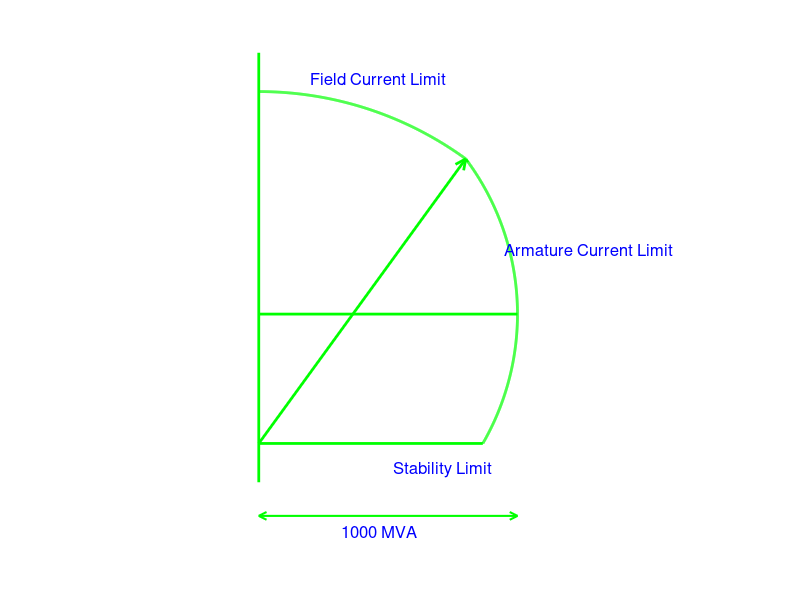

Here is the MATLAB script that generated this plot:
%EE516 Powersystems Power System PQ Curve Analysis 
%Name: Mulualem Ayena 
clc; clear; close all; 

% Given data
xs = 2;
v  = 1;
i  = 1;
p_r = 0.8;
q_r = 0.6;

% Rated point from the pu formulas
eaf = sqrt((2*q_r + 1)^2 + (2*p_r)^2);
delta_r = atan2(2*p_r, 2*q_r + 1);   % about 36.0 deg

% FIELD CURRENT LIMIT
delta = linspace(0, delta_r, 800);
Pf = (v*eaf/xs).*sin(delta);
Qf = (v/xs).*(eaf*cos(delta) - v);

% ARMATURE CURRENT LIMIT 
theta_min = -asin(v*i/xs);
theta = linspace(delta_r, theta_min, 800);
Pa = v*i*cos(theta);
Qa = v*i*sin(theta);

%FORCE AT RATED POINT
Pf(end) = p_r;
Qf(end) = q_r;
Pa(1)   = p_r;
Qa(1)   = q_r;

% Stability limit endpoint from lower end of armature-current limit
P_stab_end = Pa(end);
Q_stab = Qa(end);

figure('Color','k');
hold on;
axis equal;
axis off;

% Left vertical axis
plot([0 0],[Q_stab-0.15, max(Qf)+0.15],'g','LineWidth',2);

% Middle horizontal line
plot([0 1],[0 0],'g','LineWidth',2);

% Stability limit 
plot([0 P_stab_end],[Q_stab Q_stab],'g','LineWidth',2);

% Diagonal line to rated point
plot([0 p_r],[Q_stab q_r],'g','LineWidth',2);

% Arrowhead at rated point
Lh = 0.045;
ang = atan2(q_r - Q_stab, p_r);
phi = pi/7;

xA = p_r - Lh*cos(ang - phi);
yA = q_r - Lh*sin(ang - phi);
xB = p_r - Lh*cos(ang + phi);
yB = q_r - Lh*sin(ang + phi);

plot([xA p_r],[yA q_r],'g','LineWidth',2);
plot([xB p_r],[yB q_r],'g','LineWidth',2);

% 1000 MVA double arrow
y_arrow = Q_stab - 0.28;
plot([0 1],[y_arrow y_arrow],'g','LineWidth',1.5);
plot([0 0.03],[y_arrow y_arrow+0.015],'g','LineWidth',1.5);
plot([0 0.03],[y_arrow y_arrow-0.015],'g','LineWidth',1.5);
plot([1 0.97],[y_arrow y_arrow+0.015],'g','LineWidth',1.5);
plot([1 0.97],[y_arrow y_arrow-0.015],'g','LineWidth',1.5);

% Curves
plot(Pf,Qf,'g','LineWidth',2);   % Field current limit
plot(Pa,Qa,'g','LineWidth',2);   % Armature current limit

% Labels
text(0.20, max(Qf)+0.05, 'Field Current Limit', 'Color', 'b', 'FontSize', 12);
text(0.95, 0.25, 'Armature Current Limit', 'Color', 'b', 'FontSize', 12);
text(0.52, Q_stab-0.10, 'Stability Limit', 'Color', 'b', 'FontSize', 12);
text(0.32, y_arrow-0.06, '1000 MVA', 'Color', 'b', 'FontSize', 12);

xlim([-0.05 1.25]);
ylim([Q_stab-0.35, max(Qf)+0.18]);

hold off;
